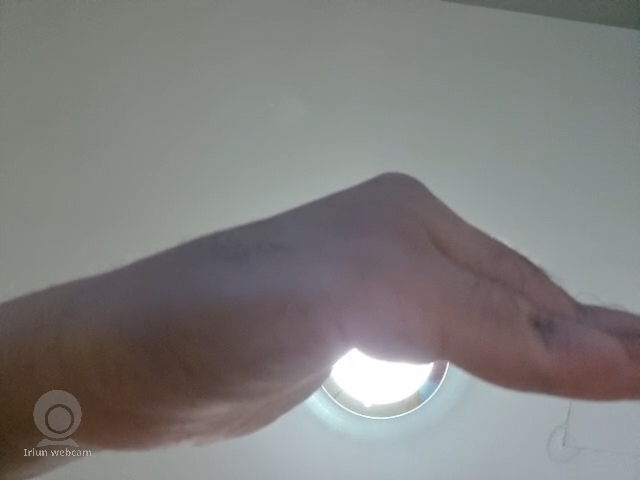
#> input picture flask-app/organized_dataset/2_normal_foot/20250617-211849.jpg, 640 x 480 px; its folder holds only this picture in this run
$ python augment.py
#> lines starting #> are read from the running program, lines starting #| are printed output that depends on the picture
import os
import cv2
import numpy as np
from tqdm import tqdm
import random

# ตำแหน่ง dataset ที่ถูกจัดเรียบร้อยแล้ว
DATASET_DIR = 'organized_dataset'
AUGMENTED_DIR = 'augmented_dataset'
TARGET_COUNT = 500  # จำนวนเป้าหมายต่อ class (คุณปรับตัวเลขนี้ได้)

os.makedirs(AUGMENTED_DIR, exist_ok=True)

def augment_image(image):
    rows, cols, ch = image.shape

    # Random rotate
    angle = random.uniform(-15, 15)
    M = cv2.getRotationMatrix2D((cols/2, rows/2), angle, 1)
    image = cv2.warpAffine(image, M, (cols, rows))

    # Random flip
    if random.random() > 0.5:
        image = cv2.flip(image, 1)

    # Random brightness
    value = random.randint(-30, 30)
    hsv = cv2.cvtColor(image, cv2.COLOR_BGR2HSV)
    hsv[:,:,2] = np.clip(hsv[:,:,2] + value, 0, 255)
    image = cv2.cvtColor(hsv, cv2.COLOR_HSV2BGR)

    return image

# วนทุก class
for class_name in os.listdir(DATASET_DIR):
    class_path = os.path.join(DATASET_DIR, class_name)
    save_class_path = os.path.join(AUGMENTED_DIR, class_name)
    os.makedirs(save_class_path, exist_ok=True)

    images = os.listdir(class_path)
    for img_name in images:
        src = os.path.join(class_path, img_name)
        dst = os.path.join(save_class_path, img_name)
        os.system(f"cp \"{src}\" \"{dst}\"")

    pbar = tqdm(total=TARGET_COUNT, desc=f'Augmenting {class_name}')
    pbar.update(len(images))

    while len(os.listdir(save_class_path)) < TARGET_COUNT:
        img_file = random.choice(images)
        img_path = os.path.join(class_path, img_file)
        image = cv2.imread(img_path)
#> image is the input picture: shape (480, 640, 3); mean B, G, R 125.3, 126.9, 127.7
        aug_image = augment_image(image)
#> in augment_image, `image = cv2.warpAffine(image, M, (cols, rows))`:
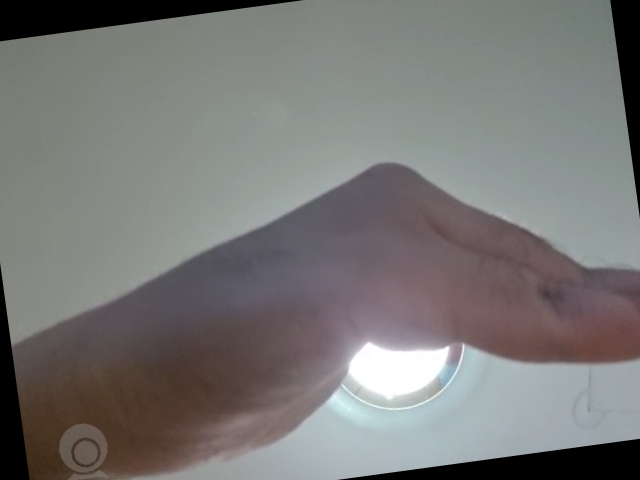
#> image: shape (480, 640, 3); mean of channels 0, 1, 2 118, 119.4, 120.3; drawn as B, G, R
#> in augment_image, `hsv = cv2.cvtColor(image, cv2.COLOR_BGR2HSV)`: hsv: shape (480, 640, 3); mean H, S, V 76, 25.2, 125.2
#> in augment_image, `hsv[:,:,2] = np.clip(hsv[:,:,2] + value, 0, 255)`: hsv: shape (480, 640, 3); mean H, S, V 76, 25.2, 112

        aug_filename = f"aug_{random.randint(100000, 999999)}.jpg"
        cv2.imwrite(os.path.join(save_class_path, aug_filename), aug_image)
        pbar.update(1)

    pbar.close()

print("✅ Augmentation เสร็จเรียบร้อย")
